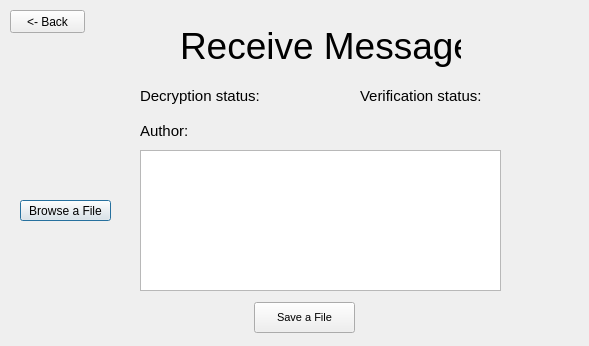
<?xml version="1.0" encoding="UTF-8"?>
<ui version="4.0">
 <class>Dialog</class>
 <widget class="QDialog" name="Dialog">
  <property name="geometry">
   <rect>
    <x>0</x>
    <y>0</y>
    <width>589</width>
    <height>346</height>
   </rect>
  </property>
  <property name="windowTitle">
   <string>Dialog</string>
  </property>
  <widget class="QLabel" name="label">
   <property name="geometry">
    <rect>
     <x>180</x>
     <y>10</y>
     <width>281</width>
     <height>71</height>
    </rect>
   </property>
   <property name="font">
    <font>
     <pointsize>28</pointsize>
    </font>
   </property>
   <property name="text">
    <string>Receive Message</string>
   </property>
  </widget>
  <widget class="QPushButton" name="browseFileButton">
   <property name="geometry">
    <rect>
     <x>20</x>
     <y>200</y>
     <width>91</width>
     <height>21</height>
    </rect>
   </property>
   <property name="text">
    <string>Browse a File</string>
   </property>
  </widget>
  <widget class="QLabel" name="decryptionLabel">
   <property name="geometry">
    <rect>
     <x>140</x>
     <y>80</y>
     <width>141</width>
     <height>31</height>
    </rect>
   </property>
   <property name="font">
    <font>
     <pointsize>11</pointsize>
    </font>
   </property>
   <property name="text">
    <string>Decryption status:</string>
   </property>
  </widget>
  <widget class="QLabel" name="verificationLabel">
   <property name="geometry">
    <rect>
     <x>360</x>
     <y>80</y>
     <width>131</width>
     <height>31</height>
    </rect>
   </property>
   <property name="font">
    <font>
     <pointsize>11</pointsize>
    </font>
   </property>
   <property name="text">
    <string>Verification status:</string>
   </property>
  </widget>
  <widget class="QLabel" name="decryptionEmptyLabel">
   <property name="geometry">
    <rect>
     <x>270</x>
     <y>81</y>
     <width>81</width>
     <height>31</height>
    </rect>
   </property>
   <property name="text">
    <string/>
   </property>
  </widget>
  <widget class="QLabel" name="verificationEmptyLabel">
   <property name="geometry">
    <rect>
     <x>500</x>
     <y>80</y>
     <width>81</width>
     <height>31</height>
    </rect>
   </property>
   <property name="text">
    <string/>
   </property>
  </widget>
  <widget class="QLabel" name="label_2">
   <property name="geometry">
    <rect>
     <x>140</x>
     <y>120</y>
     <width>71</width>
     <height>21</height>
    </rect>
   </property>
   <property name="font">
    <font>
     <pointsize>11</pointsize>
    </font>
   </property>
   <property name="text">
    <string>Author:</string>
   </property>
  </widget>
  <widget class="QTextEdit" name="textEdit">
   <property name="geometry">
    <rect>
     <x>140</x>
     <y>150</y>
     <width>361</width>
     <height>141</height>
    </rect>
   </property>
  </widget>
  <widget class="QPushButton" name="saveFileButton">
   <property name="geometry">
    <rect>
     <x>254</x>
     <y>302</y>
     <width>101</width>
     <height>31</height>
    </rect>
   </property>
   <property name="font">
    <font>
     <pointsize>8</pointsize>
    </font>
   </property>
   <property name="text">
    <string>Save a File</string>
   </property>
  </widget>
  <widget class="QPushButton" name="backButton">
   <property name="geometry">
    <rect>
     <x>10</x>
     <y>10</y>
     <width>75</width>
     <height>23</height>
    </rect>
   </property>
   <property name="text">
    <string>&lt;- Back</string>
   </property>
  </widget>
 </widget>
 <resources/>
 <connections/>
</ui>
